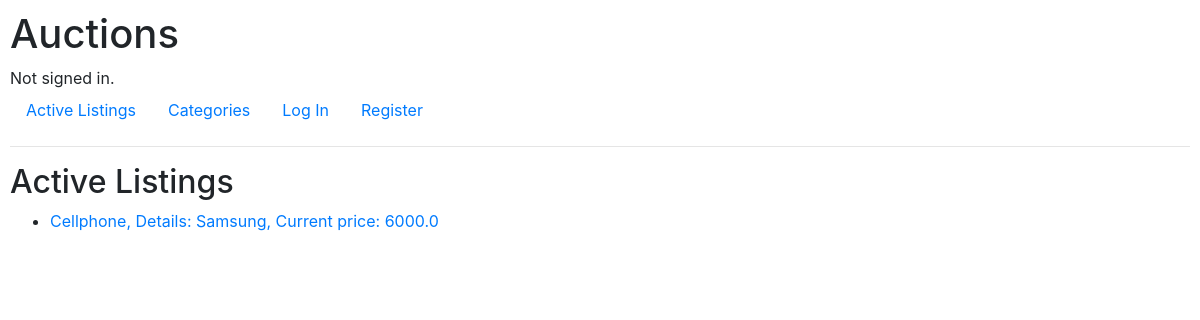
/, run on an earlier commit of the app's database.
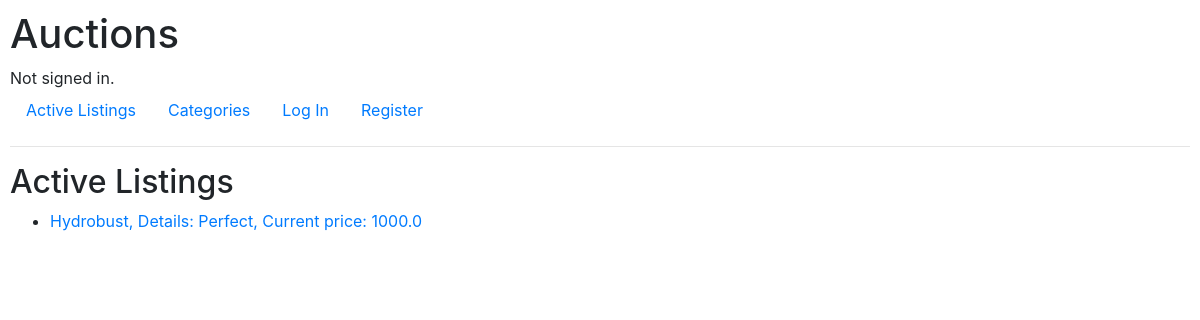
And on a later commit of the database.
### auctions/models.py (models this page shows, shortened)
class Listing(models.Model):
    title = models.CharField(max_length=64)
    description = models.TextField(max_length=300)
    starting_price = models.FloatField()
    currency = models.CharField(max_length=4)
    image_url = models.URLField(null=True, blank=True)
    is_active = models.BooleanField(default=True)
    category = models.ForeignKey(Category, on_delete=models.CASCADE, related_name="listings")
    user = models.ForeignKey(User, on_delete=models.CASCADE, related_name="listings")
    @property
    def current_price(self):
        max_amount = Bid.objects.filter(listing=self).aggregate(Max("amount")).get('amount__max')
        if max_amount:
            return max_amount
        return self.starting_price

### auctions/views.py (the view)
# urls.py: path("", views.index, name="index"),
def index(request):
    listings =  Listing.objects.filter(is_active = True)
    category_id = request.GET.get("category_id")
    if category_id:
        listings = listings.filter(category_id=category_id)
    return render(request, "auctions/index.html", {
        "listings": listings
    })

### auctions/templates/auctions/index.html
{% extends "auctions/layout.html" %}
{% block body %}
    {% if listings %}
        <h2>Active Listings</h2>
            <ul>
                {% for listing in listings %}
                <li>
                    <a href="{% url 'listing' listing.id %}"> {{listing.title}}, Details: {{listing.description}}, Current price: {{ listing.current_price }} </a>
                </li>
                {% endfor %}
            </ul>
    {% else %}
        <h3> No active listings for this category </h3>
    {% endif %}
{% endblock %}

What changed in the data, as far as the page shows it:
no longer on this page (row edited): Listing: title "Cellphone", description "Samsung", current_price "6000.0"
added Listing: title "Hydrobust", description "Perfect", current_price "1000.0"
